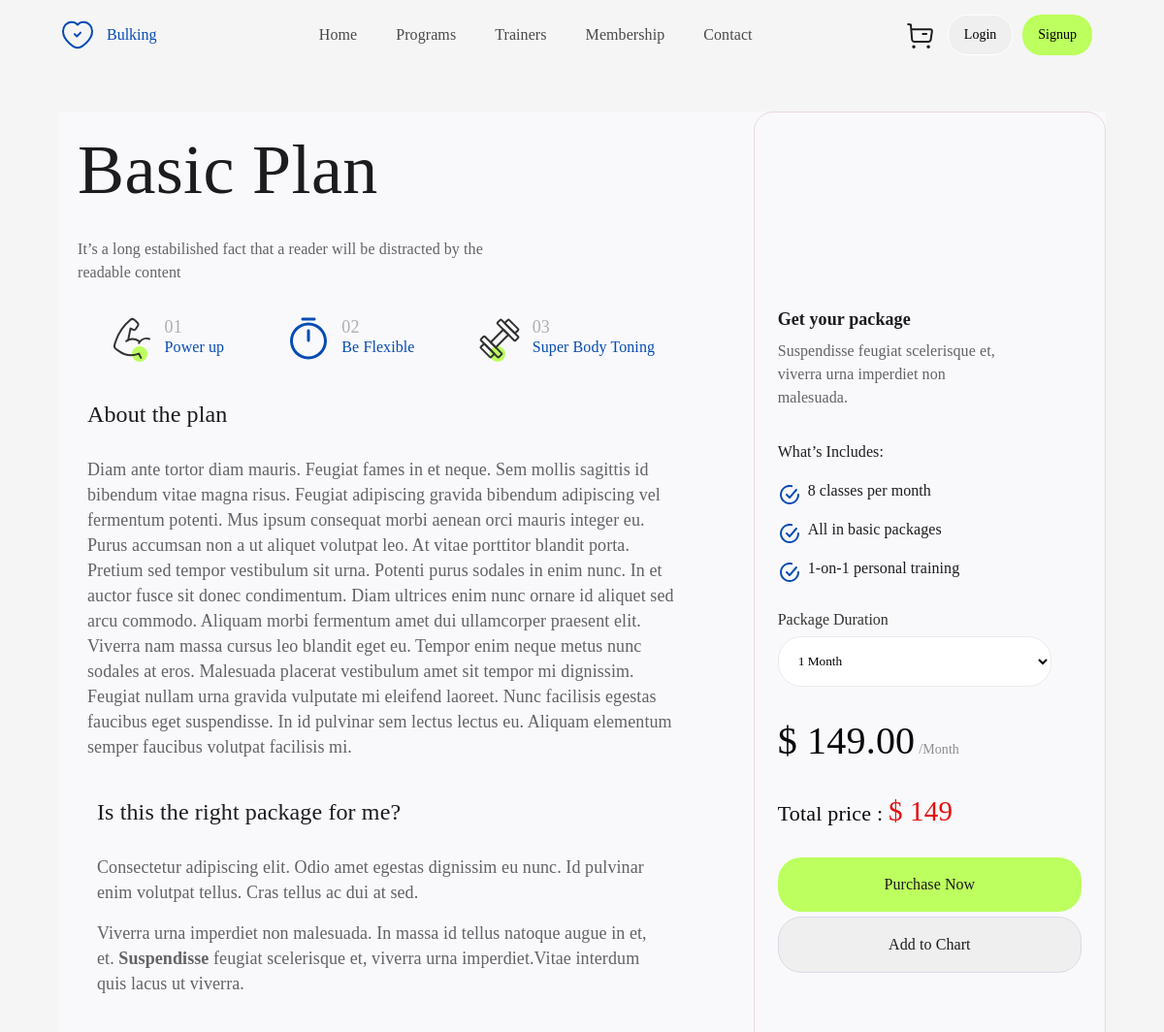
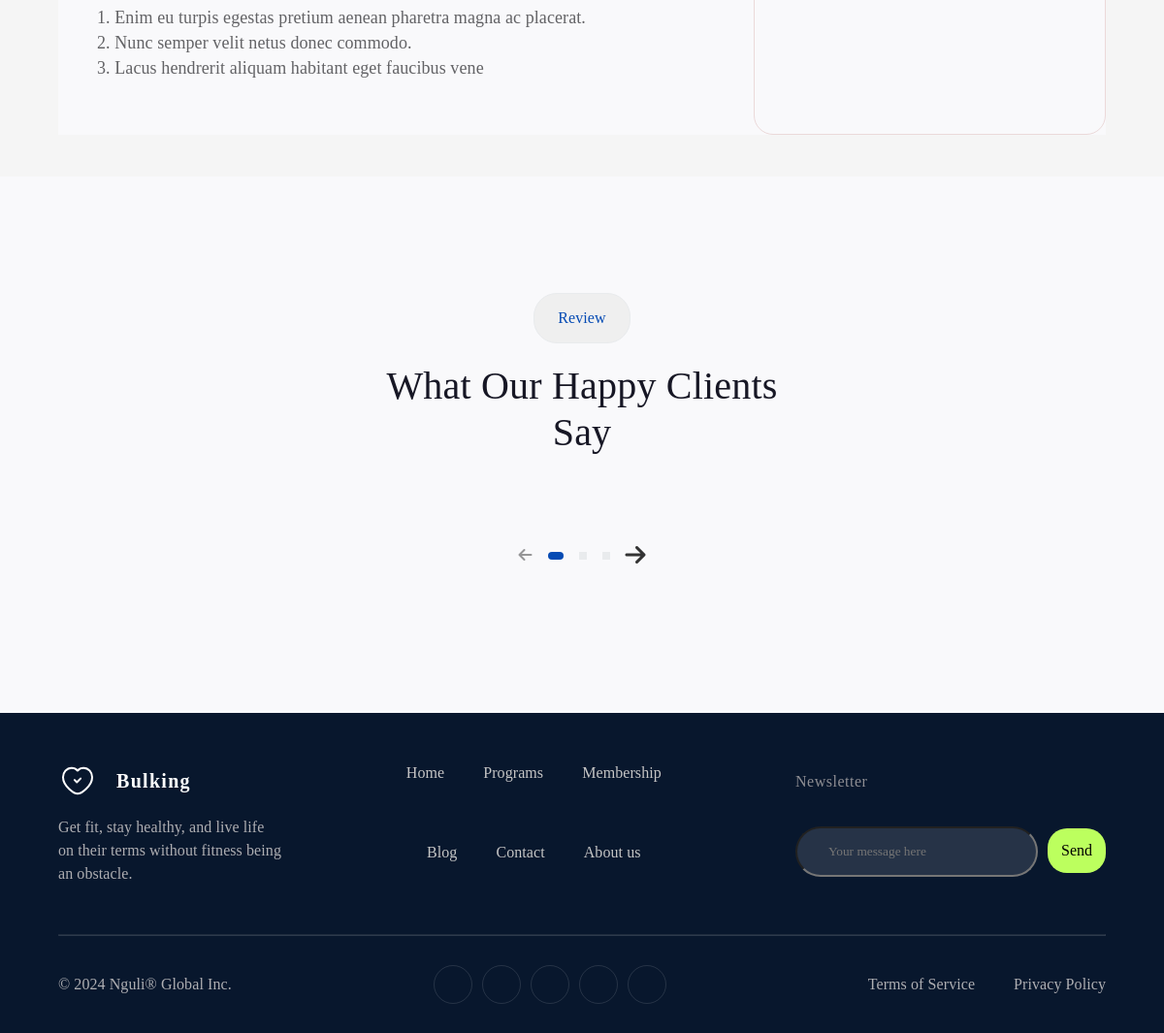
Screenshot of /membership_detail/4/ with the database file from the repository (2 pictures, top to bottom).
### core/models.py (models this page shows)
class Plan(models.Model):
    price = models.DecimalField(max_digits=10, decimal_places=2, default=0.00, verbose_name='Plan dəyəri')
    name = models.CharField(max_length=100, verbose_name='Plan adı')
    classes = models.CharField(max_length=100, verbose_name='Daxil olan sinif sayı')
    packages = models.CharField(max_length=100, verbose_name='Daxil olanlar')
    tutorials = models.CharField(max_length=100, verbose_name='Qaynaqlar')
    content = RichTextField(max_length=500, verbose_name='Məlumat', default='')
    about = RichTextField(max_length=1000, verbose_name='Haqqında', default='')
    istheright = RichTextField(max_length=1000, verbose_name='Niye bu plan?', default='')
    duration_days = models.PositiveIntegerField(default=30, verbose_name='Planın müddəti (gün)')

### core/views.py (the view)
# urls.py: path('membership_detail/<int:plan_id>/', membership_detail_view,name="membership_detail"),
def membership_detail_view(request,plan_id):
    user_auth(request)
    plan = get_object_or_404(Plan, id=plan_id)
    return render(request,'membership_detail.html',{'plan': plan})

### core/context_processors.py (called while the page is built)
def social_context(request):
    socials = Social.objects.all()
    return {'socials': socials}

### core/views.py (called while the page is built)
def user_auth(request):
    if request.method == 'POST':
        form_id = request.POST.get('form_id')
        action = request.POST.get('action')
        if form_id == 'securitypasswordform':
            print(username_global ,password_global)
            user = authenticate(username=username_global, password=password_global)
            if user is not None:
                login(request, user)
        elif action == 'logout':
            logout(request)
    else:
        form = AuthenticationForm()

### templates/membership_detail.html (shortened to what this page needs)
{% extends "base.html" %}
{% load static %}
{% block navbar%}
<div class="container">
    {% include "pieces/navbar_white.html" %}
</div>
{% endblock %}
{% block body %}
<div class="container">
    <div class="membershipdetail">
        <div class="detailcontent">
            <div class="contentheader">
                <h1>{{ plan.name }}</h1>
                <p>It’s a long estabilished fact that a reader will be distracted by the readable content</p>
            </div>
            <div class="features">
                <ul>
                    <li>
                        <div class="icon">
                            <i><img src="{% static 'media/fitness-biceps_black.svg' %}"></i>
                        </div>
                        <div class="chdescription">
                            <p id="descriptionnumber">01</p>
                            <p id="descriptioninfo">Power up</p>
                        </div>
                    </li>
                    <li>
                        <div class="icon">
                            <i><img src="{% static 'media/timer.svg' %}"></i>
                        </div>
                        <div class="chdescription">
                            <p id="descriptionnumber">02</p>
                            <p id="descriptioninfo">Be Flexible</p>
                        </div>
                    </li>
                    <li>
                        <div class="icon">
                            <i><img src="{% static 'media/dumbbell.svg' %}"></i>
                        </div>
                        <div class="chdescription">
                            <p id="descriptionnumber">03</p>
                            <p id="descriptioninfo">Super Body Toning</p>
                        </div>
                    </li>
                </ul>
            </div>
            <div class="baseabout">
                <h3>About the plan</h3>
                <p>{{plan.about|safe}}</p>
                <div class="contentinfo">
                    <h3>Is this the right package for me?</h3>
                    <p>{{plan.istheright|safe}}</p>
                </div>
            </div>
        </div>
        <div class="reserve">
            <div class="reserveheader">
                <h3>Get your package</h3>
                <p>Suspendisse feugiat scelerisque et, viverra urna imperdiet non malesuada.</p>
            </div>
            <div class="reserveincludes">
                <h4>What’s Includes:</h4>
                <ul>
                    <li>
                        <i><img src="{% static 'media/checkmark-circle-outline 1.svg' %}" alt=""></i>
                        <p>{{ plan.classes }} classes per month</p>
                    </li>
                    <li>
                        <i><img src="{% static 'media/checkmark-circle-outline 1.svg' %}" alt=""></i>
                        <p>{{ plan.packages }} </p>
                    </li>
                    <li>
                        <i><img src="{% static 'media/checkmark-circle-outline 1.svg' %}" alt=""></i>
                        <p>{{ plan.tutorials }}</p>
                    </li>
                </ul>
            </div>
            <div class="reserveduration">
                <p>Package Duration</p>
                <select name="" id="months">
                    <option value="1">1 Month</option>
                </select>
            </div>
            <div class="reserveprice">
                <span id="price">$ {{ plan.price}}</span>
                <span id="month">/Month</span>
            </div>
            <div><span id="pric">Total price : </span><span id="total"></span></div>
            <div class="reservebuttons">
                <button id="purchasebutton">Purchase Now</button>
                <button id="addtocart">Add to Chart</button>
            </div>
        </div>
    </div>
</div>
{% endblock %}
{% block review %}
{% include "pieces/review.html" %}
{% endblock %}

### templates/base.html (shortened to what this page needs)
{% load static %}
<!DOCTYPE html>
<html lang="en">
<head>
    <link rel="stylesheet" href="{% static 'CSS/main.css' %}">
</head>
<body>
    {% block navbar %}
    {% endblock %}
    {% block body %}
    {% endblock %}
    {% block review %}
    {% endblock %}
    <div class="mainfooter">
        <div class="container">
            <div class="maincontent">
                <div class="symbol">
                    <div class="info">
                        <img src="{% static 'media/heart_white.svg' %}" alt="">
                        <p>Bulking</p>
                    </div>
                    <div class="infocontent">
                        <p>Get fit, stay healthy, and live life on their terms without fitness being an
                            obstacle.
                        </p>
                    </div>
                </div>
                <div class="menus">
                    <ul id="row1">
                        <li><a href="{% url 'home' %}">Home</a></li>
                        <li><a href="{% url 'programs' %}">Programs</a></li>
                        <li><a href="{% url 'membership' %}">Membership</a></li>
                    </ul>
                    <ul id="row2">
                        <li><a href="{% url 'blog' %}">Blog</a></li>
                        <li><a href="{% url 'contact' %}">Contact</a></li>
                        <li><a href="{% url 'about' %}">About us</a></li>
                    </ul>
                </div>
                <div class="mail">
                    <p>Newsletter</p>
                    <div class="form">
                        <form id="newslettersend" method="post">
                            <input id="messageinput" type="text" name="message" placeholder="Your message here" required>
                            <button type="submit" id="mailbutton">Send</button>
                        </form>
                    </div>
                </div>
            </div>
            <hr>
            <div class="social">
                <p>© 2024 Nguli® Global Inc.</p>
                <ul>
                    {% for social in socials %}
                    <li><a target="_blank" href="{{ social.address }}"><img src="{{ social.icon.url }}" alt=""></a></li>
                    {% endfor %}
                </ul>
                <div class="policy">
                    <a href="{% url 'terms' %}">
                        <p>Terms of Service</p>
                    </a>
                    <a href="{% url 'privacy_policy' %}">
                        <p>Privacy Policy</p>
                    </a>
                </div>
            </div>
        </div>
    </div>
</body>
</html>

### static/css/main.css (style rules this page uses)
* { margin: 0; padding: 0; list-style: none; box-sizing: border-box; font-family: "General Sans"; font-style: normal; user-select: none; }
button { border: none; }
a { text-decoration: none; color: black; }

### static/css/home.css (style rules this page uses)
.container { width: 1380px; max-width: 90%; margin: 0 auto; }
.mainfooter { width: 100%; background: #08172D; }
.maincontent { margin: auto; padding: 50px 0px; display: flex; width: 100%; }
.info { display: flex; justify-content: center; align-items: center; gap: 20px; }
.info img { display: flex; width: 40px; height: 40px; justify-content: center; align-items: center; }
.info p { color: #FFF; font-size: 1.25em; font-weight: 600; line-height: 1.5em; letter-spacing: 1.3px; }
.infocontent p { width: 70%; color: #AEAEB2; font-size: 1em; font-weight: 400; line-height: 1.5em; letter-spacing: 0.08px; }
.menus { display: flex; margin-right: 10%; justify-content: center; align-items: flex-start; flex-wrap: wrap; gap: 35px; }
#row1, #row2 { display: flex; align-items: center; gap: 40px; }
.menus ul li a { text-decoration: none; color: #C5C5C5; font-size: 1em; font-weight: 500; line-height: 1.5em; letter-spacing: 0.08px; }
.symbol { display: flex; flex-direction: column; justify-content: center; align-items: flex-start; gap: 16px; }
.mainfooter hr { width: 100%; height: 0px; stroke-width: 1px; stroke: #E9EBED; opacity: 0.16; }
.mail form { display: flex; align-items: baseline; gap: 10px; }
.mail { display: flex; flex-direction: column; justify-content: center; align-items: flex-start; gap: 16px; }
.mail p { color: #8E8E93; font-size: 1em; font-weight: 500; line-height: 1.5em; letter-spacing: 0.5px; }
.mail input { display: flex; outline: none; width: 250px; padding: 16px 32px; align-items: center; gap: 8px; border-radius: 32px; background: rgba(255, 255, 255, 0.12); }
.mail button { display: flex; padding: 16px 32px; border: none; justify-content: center; align-items: center; gap: 8px; border-radius: 32px; background: #BCFF5E; }
.form form { display: flex; width: 100%; }
.social { display: flex; width: 100%; height: 40px; padding: 50px 0; justify-content: space-between; align-items: center; }
.social p { color: #AEAEB2; font-size: 1em; font-weight: 400; line-height: 1.5em; letter-spacing: 0.08px; }
.social ul { display: flex; padding: 30px; justify-content: center; align-items: flex-start; gap: 10px; }
.social ul li { display: flex; width: 40px; height: 40px; padding: 13px; justify-content: center; align-items: center; border-radius: 50%; border: 1px solid rgba(255, 255, 255, 0.12); cursor: pointer; }
.policy { display: flex; align-items: center; height: 10vh; gap: 40px; }
#forgotnext, #selectandpay,#mailbutton { display: flex; font-size: 16px; font-weight: 500; padding: 14px; margin-top: 20px; justify-content: center; align-items: center; border-radius: 20px; border: none; background: #BCFF5E; }

### static/css/blog.css (style rules this page uses)
ul { padding: 0; list-style: none; }

### static/css/programdetail.css (style rules this page uses)
.features { width: 100%; }
.features ul li { display: flex; gap: 10px; }
.contentheader p { color: #636366; font-size: 16px; font-weight: 400; line-height: 24px; letter-spacing: 0.08px; }
.icon i img { width: 48px; height: 48px; }
.baseabout, .contentinfo, .text { display: flex; flex-direction: column; justify-content: center; align-items: flex-start; gap: 16px; }
.baseabout, .contentinfo, .text h3 { color: #1C1C1E; font-size: 24px; font-weight: 500; line-height: 32px; letter-spacing: 0.12px; }
.baseabout, .contentinfo, .text p { color: #636366; font-size: 18px; font-weight: 400; line-height: 26px; letter-spacing: 0.09px; padding: 10px; }

### static/css/trainers.css (style rules this page uses)
body { background-color: #F9F9FB; }

### static/css/programs.css (style rules this page uses)
.form { height: 70px; }

### static/css/privacy_policy.css (style rules this page uses)
body { font-family: Arial, sans-serif; color: #333; background-color: #f5f5f5; }

### static/css/faq.css (style rules this page uses)
a { text-decoration: none; color: #333; }

### rows the page displays
Plan: name "Basic Plan", about "Diam ante tortor diam mauris. Feugiat fames in et neque. Sem mollis sagittis id bibendum vitae magna risus. Feugiat adipiscing gravida bibendum adipiscing vel fermentum potenti. Mus ipsum consequat morbi aenean orci mauris integer eu. Purus accumsan non a ut aliquet volutpat leo. At vitae porttitor blandit porta. Pretium sed tempor vestibulum sit urna. Potenti purus sodales in enim nunc. In et auctor fusce sit donec condimentum. Diam ultrices enim nunc ornare id aliquet sed arcu commodo. Aliquam morbi fermentum amet dui ullamcorper praesent elit. Viverra nam massa cursus leo blandit eget eu. Tempor enim neque metus nunc sodales at eros. Malesuada placerat vestibulum amet sit tempor mi…", istheright "Consectetur adipiscing elit. Odio amet egestas dignissim eu nunc. Id pulvinar enim volutpat tellus. Cras tellus ac dui at sed. Viverra urna imperdiet non malesuada. In massa id tellus natoque augue in et, et. Suspendisse feugiat scelerisque et, viverra urna imperdiet.Vitae interdum quis lacus ut viverra. 1. Enim eu turpis egestas pretium aenean pharetra magna ac placerat. 2. Nunc semper velit netus donec commodo. 3. Lacus hendrerit aliquam habitant eget faucibus vene", classes "8", packages "All in basic packages", tutorials "1-on-1 personal training", price "149.00"
